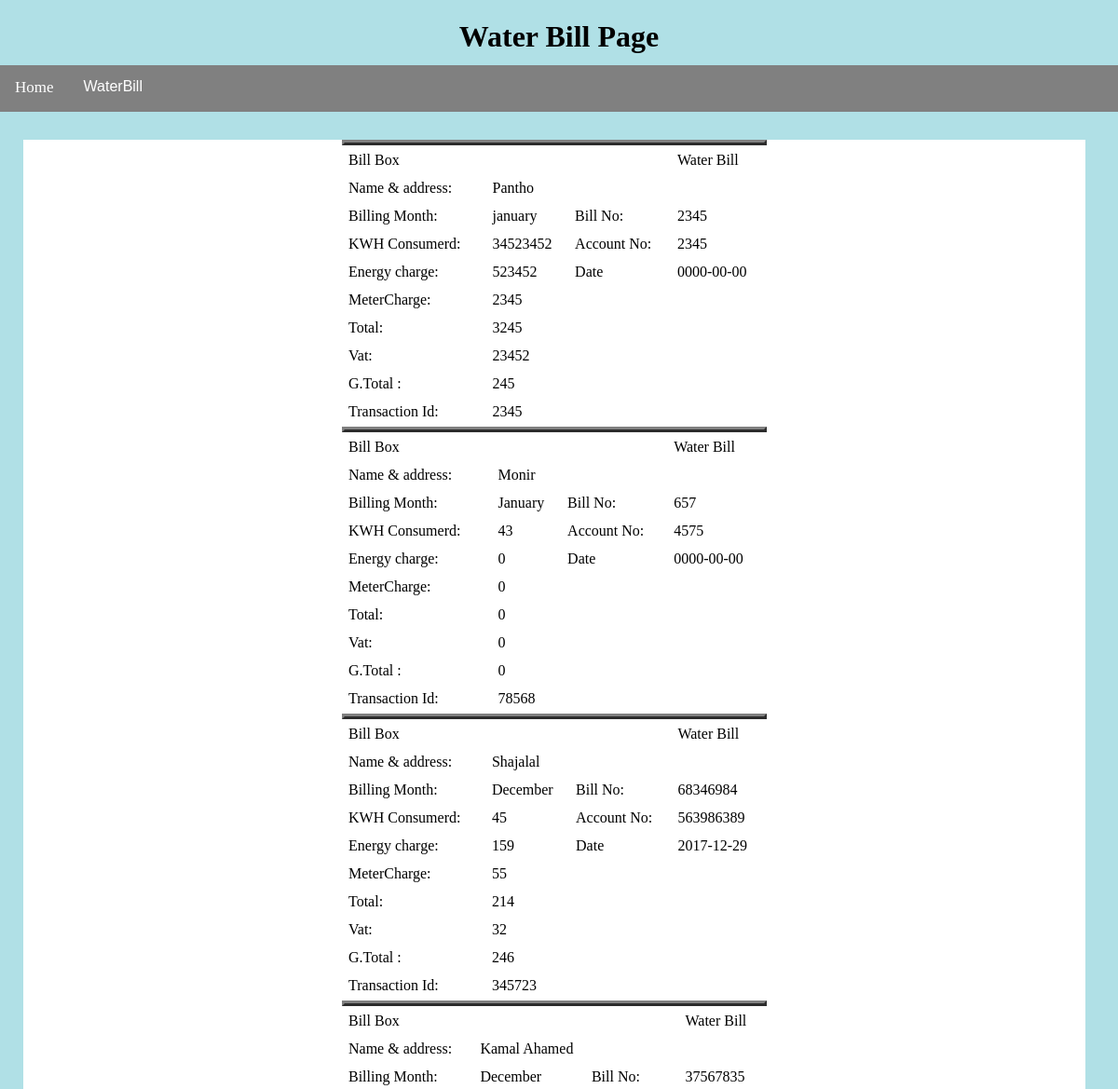
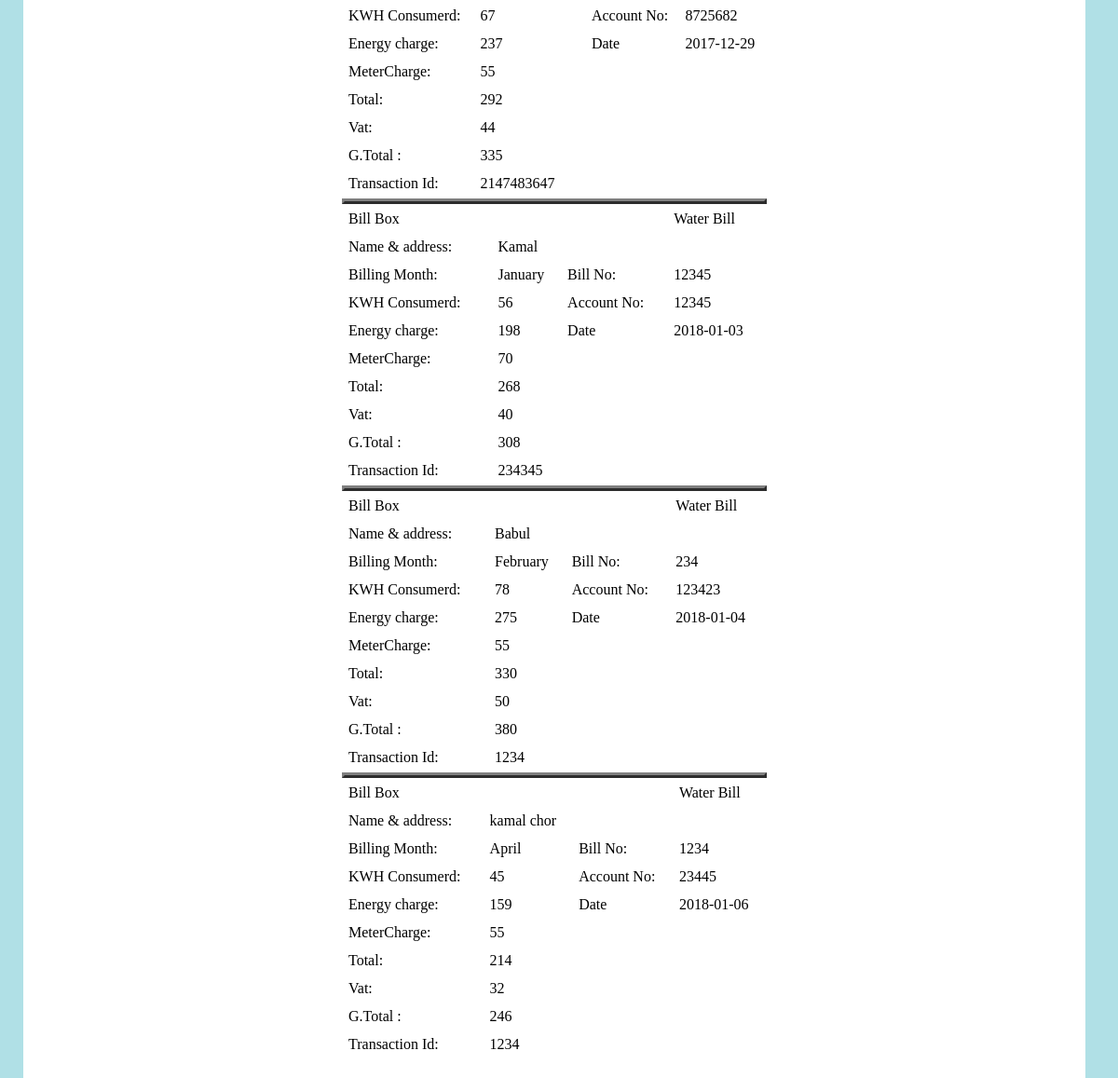
The app's page /Try/admin/WaterBill/waterbillpage.php with its own data (2 pictures, top to bottom).
### tables this page shows
CREATE TABLE `water` (
  `id` tinyint(4) NOT NULL,
  `name_address` varchar(50) NOT NULL,
  `billing_month` varchar(50) NOT NULL,
  `bill_no` int(50) NOT NULL,
  `consumption` varchar(50) NOT NULL,
  `account_no` int(50) NOT NULL,
  `energy_charge` int(50) NOT NULL,
  `others` int(50) NOT NULL,
  `total_bill` int(50) NOT NULL,
  `due_bill` int(50) NOT NULL,
  `biil_payafterduedate` int(50) NOT NULL,
  `tansaction_id` int(50) NOT NULL,
  `submitt_date` date NOT NULL
);

### Try/admin/WaterBill/waterbillpage.php (the view, shortened to what this page needs)
<!DOCTYPE HTML>
<html>
<head>
</head>
<body style="background-color:powderblue;">
<center>
<div id="header">
  <h1> Water Bill Page </h1>
</div>
  <div id="menu">
    <div class="topnav">
  <a href="adminhome.php">Home</a>
     <div class="dropdown">
    <button class="dropbtn">WaterBill
    </button>
  </div>
 </div>
  </div>
<div id="cont">
<?php
include("config.php");
$sql = "SELECT * FROM water ";
$result=mysqli_query($myConnection,$sql);
while($row=mysqli_fetch_array($result) ) {
$nameadd= $row['name_address'];
$billmonth= $row['billing_month'];
$billno= $row['bill_no'];
$consumption= $row['consumption'];
$accountno= $row['account_no'];
$energycharge= $row['energy_charge'];
$other= $row['others'];
$totalbill= $row['total_bill'];
$duebill= $row['due_bill'];
$dateafterpay= $row['biil_payafterduedate'];
$transaction= $row['tansaction_id'];
$date= $row['submitt_date'];
echo'<table  width="40%"  border="3px">
<table border="0px" width="40%">
<form id="electricity" name="cusinfo" method="post" action="insertwaterbilltable.php";>
  <tr >
    <td>Bill Box </td><td></td><td></td><td>Water Bill </td>
     </tr>
<tr>
    <td colspan="0">Name & address:</td><td> '.$nameadd.' </td><td></td><td></td>
</tr>
<tr>
<td>Billing Month: </td><td>'.$billmonth.'</td> <td>Bill No:</td><td>'.$billno.'</td>
</tr>
<tr>
<td>KWH Consumerd:</td><td>'.$consumption.' </td><td>Account No:</td> <td>'.$accountno.'
</td>
    </tr>
 <tr>
      <td>Energy charge: </td><td>'.$energycharge.'</td><td>Date</td><td>'.$date.'</td>
</tr>
<tr>
    <td>MeterCharge:</td><td>'.$other.'</td>
     <td></td><td></td>
     </tr>
<tr>
<td>Total:</td><td>'.$totalbill.'</td>
<td></td><td></td>
</tr>
<tr>
 <td>Vat:</td><td>'.$duebill.' </td>
 <td></td><td></td>
</tr>
<tr>
 <td>G.Total :</td><td>'.$dateafterpay.' </td>
 <td></td><td></td>
</tr>
   <tr>
    <td>Transaction Id:</td><td>'.$transaction.' </td>
 <td>
    </td><td></td>
</tr>
  </form>
</table>';
}
?>
</div>
</center>
 </body>
</html>

### Try/admin/WaterBill/waterbillpage.php (style rules this page uses)
#header { width:100%; height: 70px; top: 0px; position: absolute; left: 0px; border: 0px ; }
#menu { width:100%; height: 50px; background-color: gray; top: 70px; position: absolute; left: 0px; border: 0px solid; }
.topnav a { float:left; display: block; color:white; text-align: center; padding: 14px 16px; text-decoration: none; font-size: 17px; }
.dropdown { float: left; overflow: hidden; }
.dropdown .dropbtn { font-size: 16px; border: none; outline: none; color: white; padding: 14px 16px; background-color: inherit; }
#cont { height: 10000px; background-color: white; left: 25px; width:95%; top: 150px; position: absolute; }
#th, td { padding: 5px; text-align: left; }

### records on screen
water: name_address "Pantho", billing_month "january", bill_no "2345", consumption "34523452", account_no "2345", energy_charge "523452", submitt_date "0000-00-00", others "2345", total_bill "3245", due_bill "23452", biil_payafterduedate "245", tansaction "2345"
water: name_address "Monir", billing_month "January", bill_no "657", consumption "43", account_no "4575", energy_charge "0", submitt_date "0000-00-00", others "0", total_bill "0", due_bill "0", biil_payafterduedate "0", tansaction "78568"
water: name_address "Shajalal", billing_month "December", bill_no "68346984", consumption "45", account_no "563986389", energy_charge "159", submitt_date "2017-12-29", others "55", total_bill "214", due_bill "32", biil_payafterduedate "246", tansaction "345723"
water: name_address "Kamal Ahamed", billing_month "December", bill_no "37567835", consumption "67", account_no "8725682", energy_charge "237", submitt_date "2017-12-29", others "55", total_bill "292", due_bill "44", biil_payafterduedate "335", tansaction "2147483647"
water: name_address "Kamal", billing_month "January", bill_no "12345", consumption "56", account_no "12345", energy_charge "198", submitt_date "2018-01-03", others "70", total_bill "268", due_bill "40", biil_payafterduedate "308", tansaction "234345"
water: name_address "Babul", billing_month "February", bill_no "234", consumption "78", account_no "123423", energy_charge "275", submitt_date "2018-01-04", others "55", total_bill "330", due_bill "50", biil_payafterduedate "380", tansaction "1234"
water: name_address "kamal chor", billing_month "April", bill_no "1234", consumption "45", account_no "23445", energy_charge "159", submitt_date "2018-01-06", others "55", total_bill "214", due_bill "32", biil_payafterduedate "246", tansaction "1234"
